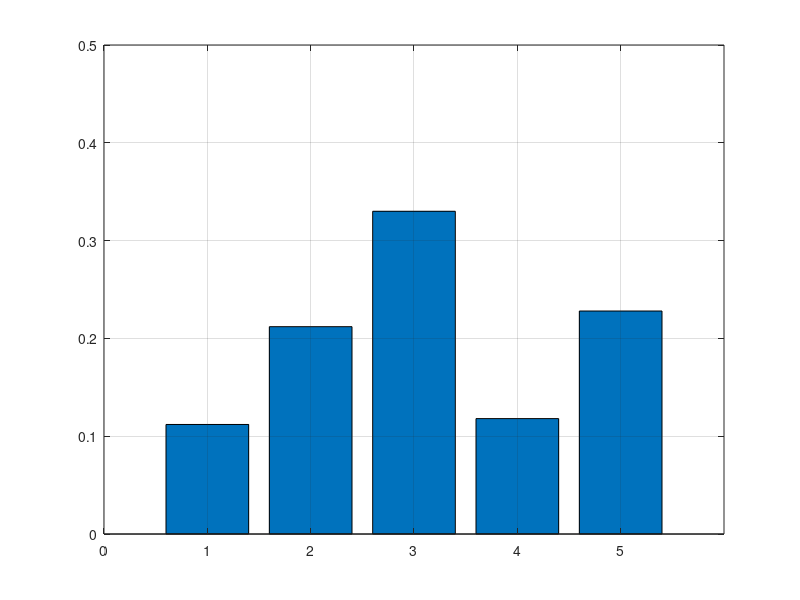

The MATLAB source for this figure:
p = [ 0.15, 0.22, 0.33, 0.1, 0.2 ]; 
nSamps = 500;  
nDisc = length(p); 
q = 1/nDisc;
c = max( p )/q; 
tsamps = zeros(1,nSamps); indx=1;
while( indx<=nSamps )
  nu = ceil(nDisc*rand);
  theFrac = p(nu)/(c*q);
  if( rand <= theFrac )
    tsamps(indx)=nu;
    indx=indx+1;
  end
end

figure; [N,h] = hist( tsamps, 0:length(p) ); 
bar( h, N/nSamps ); axis( [ 0 6 0 0.5 ] ); grid on; 

